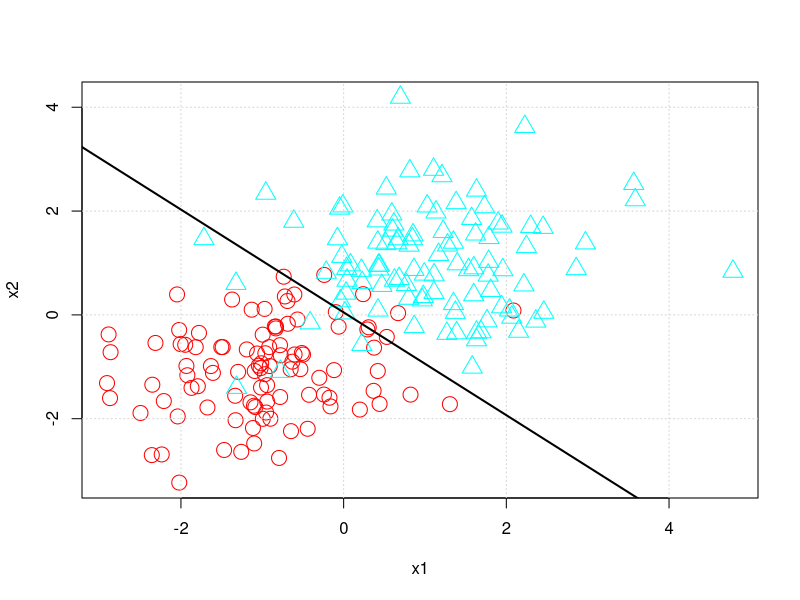
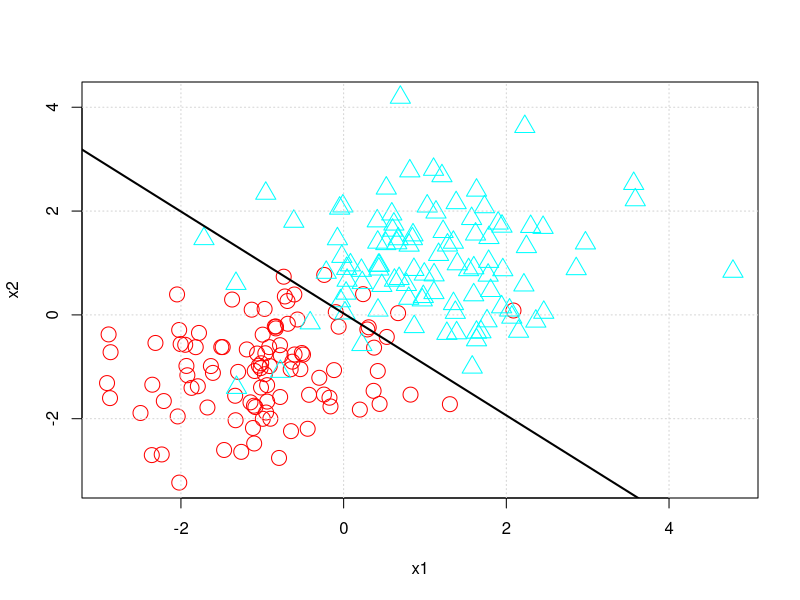
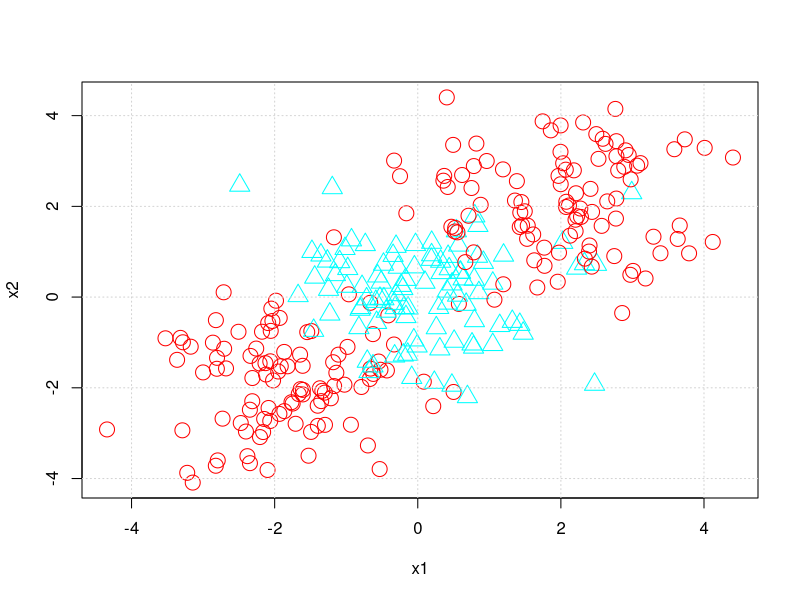
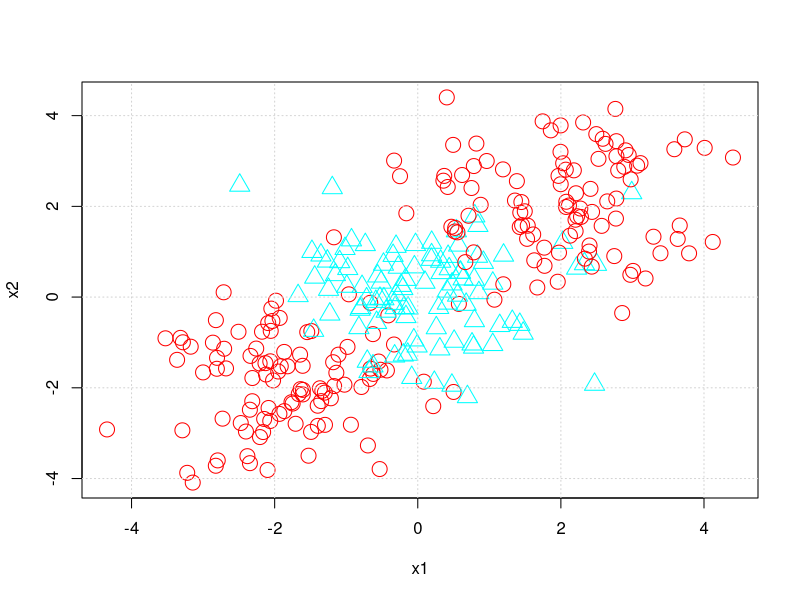
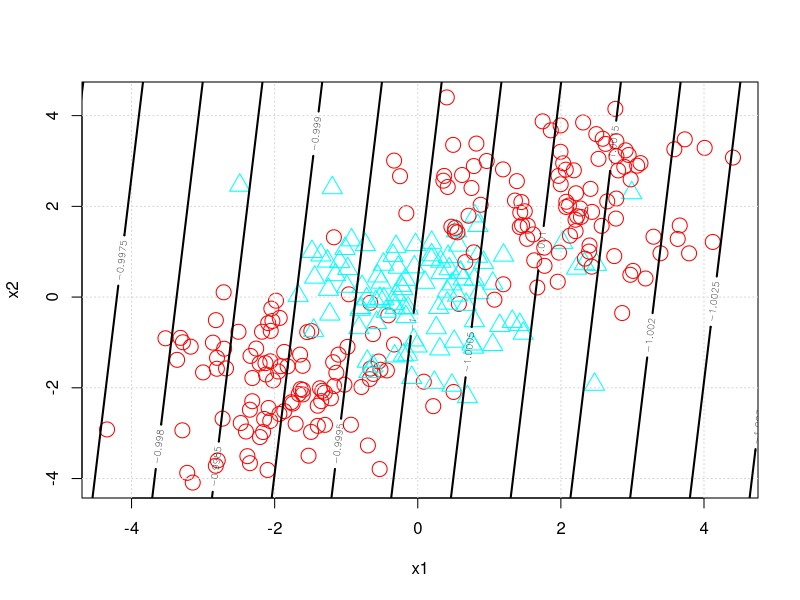
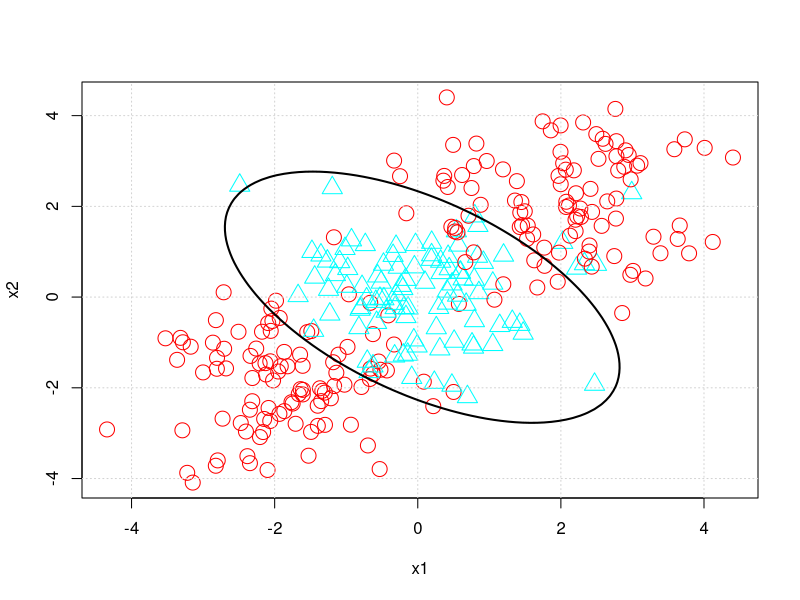
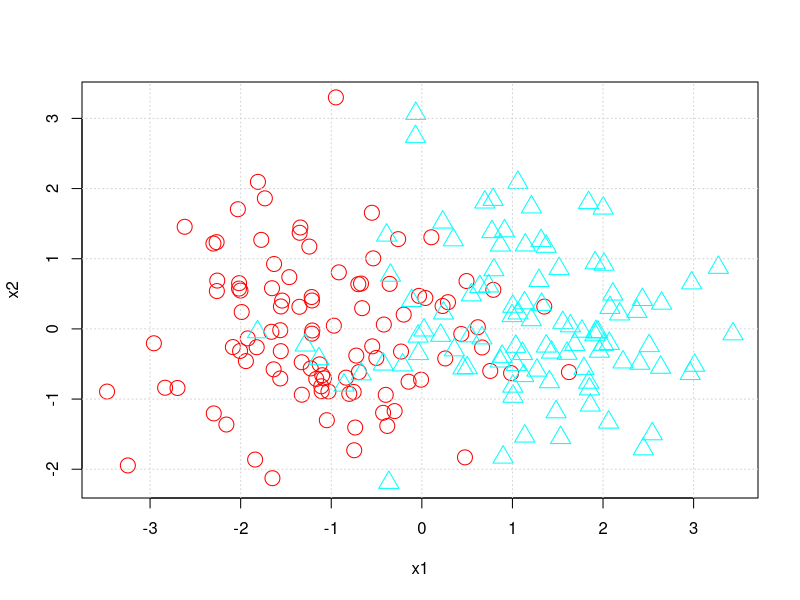

These figures' R source, in order:
## ---- chunk 1
knitr::opts_chunk$set(echo = TRUE)
## ---- chunk 2
# Set a random seed
set.seed(200)
# Set the value of n
nn <- 200
# Generate y labels
yy <- c(rep(-1,nn/2),rep(1,nn/2))
# Generate x covariates
XX <- rbind(matrix(rnorm(nn,-1,1),nn/2,2),
            matrix(rnorm(nn,1,1),nn/2,2))
## ---- chunk 3
# Compute the vectors x_bar
XX_bar <- cbind(1,XX)
# Compute the matrix YY
YY <- matrix(rep(yy,3),nn,3)*XX_bar
## ---- chunk 4
# Set the number of iterations
RR <- 100
# Set the degree of approximation epsilon
epsilon <- 0.01
# Set the level of regularization
lambda <- 1
# Make the matrix I_bar
II_bar <- diag(c(0,1,1))
# Set a starting value for theta
theta_svm <- c(0,0,0)
for (rr in 1:RR) {
  # Generate the weight matrix
  WW <- diag(c(1/sqrt((1-YY%*%matrix(theta_svm,3,1))^2+epsilon)))
  # Run an iteration of the algorithm
  theta_svm <- solve(t(YY)%*%WW%*%YY+4*nn*lambda*II_bar)%*%t(YY)%*%(matrix(1,nn,1)+WW%*%matrix(1,nn,1))
}
## ---- chunk 5
theta_svm
## ---- chunk 6
# Plot the vector x for each of the observations
plot(XX,
     col=rainbow(2)[(yy+1)/2+1],
     pch=((yy+1)/2+1),cex=2,
     xlab='x1',ylab='x2')
# Add a grid to the plot
grid()
# Create a dummy variable for the plot device
dum <- seq(-4,4,length.out = 100)
# Create a function for the hyperplane
hyper_fun <- function(x,y) {
  theta_svm[1]+theta_svm[2]*x+theta_svm[3]*y
}
# Evaluate the hyperplane at the dummy variable
eval_hyper <- outer(dum,dum,hyper_fun)
# Draw the hyperplane
contour(dum,dum,eval_hyper,level=0,add=T,lwd=2,drawlabels=F)
## ---- chunk 7
# Compute the estimates y_hat
yy_hat <- sign(XX_bar%*%theta_svm)
# Compute the classification loss rate
mean(yy_hat*yy<0)
## ---- chunk 8
# Set a random seed
set.seed(200)
# Set the value of n
nn <- 200
# Generate y labels
yy <- c(rep(-1,nn/2),rep(1,nn/2))
# Generate x covariates
XX <- rbind(matrix(rnorm(nn,-1,1),nn/2,2),
            matrix(rnorm(nn,1,1),nn/2,2))
# Compute the vectors x_bar
XX_bar <- cbind(1,XX)
# Compute the matrix YY
YY <- matrix(rep(yy,3),nn,3)*XX_bar
## ---- chunk 9
# Set the number of iterations
RR <- 100
# Set the level of regularization
lambda <- 1
# Make the matrix I_bar
II_bar <- diag(c(0,1,1))
# Make H matrix
HH <- (1/4)*t(YY)%*%YY
# Set a starting value for theta
theta_log <- c(0,0,0)
for (rr in 1:RR) {
  # Generate the p vector
  pp <- exp(-YY%*%theta_log)/(1+exp(-YY%*%theta_log))
  # Compute the MM algorithm
  theta_log <- solve(HH+2*nn*lambda*II_bar)%*%(HH%*%theta_log+t(YY)%*%pp)
}
## ---- chunk 10
# Plot the vector x for each of the observations
plot(XX,
     col=rainbow(2)[(yy+1)/2+1],
     pch=((yy+1)/2+1),cex=2,
     xlab='x1',ylab='x2')
# Add a grid to the plot
grid()
# Create a dummy variable for the plot device
dum <- seq(-4,4,length.out = 100)
# Create a function for the hyperplane
hyper_fun <- function(x,y) {
  theta_log[1]+theta_log[2]*x+theta_log[3]*y
}
# Evaluate the hyperplane at the dummy variable
eval_hyper <- outer(dum,dum,hyper_fun)
# Draw the hyperplane
contour(dum,dum,eval_hyper,level=0,add=T,lwd=2,drawlabels=F)
# Compute the estimates y_hat
yy_hat <- sign(XX_bar%*%theta_log)
# Compute the classification loss rate
mean(yy_hat*yy<0)
## ---- chunk 11
# Set a random seed
set.seed(300)
# Set the value of n
nn <- 300
# Generate y labels
yy <- c(rep(-1,nn/3),rep(1,nn/3),rep(-1,nn/3))
# Generate x covariates
XX <- rbind(matrix(rnorm(nn,-2,1),nn/3,2),
            matrix(rnorm(nn,0,1),nn/3,2),
            matrix(rnorm(nn,2,1),nn/3,2))
# Plot the vector x for each of the observations
plot(XX,
     col=rainbow(2)[(yy+1)/2+1],
     pch=((yy+1)/2+1),cex=2,
     xlab='x1',ylab='x2')
# Add a grid to the plot
grid()
## ---- chunk 12
# Compute the vectors x_bar
XX_bar <- cbind(1,XX)
# Compute the matrix YY
YY <- matrix(rep(yy,3),nn,3)*XX_bar
# Set the number of iterations
RR <- 100
# Set the degree of approximation epsilon
epsilon <- 0.01
# Set the level of regularization
lambda <- 1
# Make the matrix I_bar
II_bar <- diag(c(0,1,1))
# Set a starting value for theta
theta_svm <- c(0,0,0)
for (rr in 1:RR) {
  # Generate the weight matrix
  WW <- diag(c(1/sqrt((1-YY%*%matrix(theta_svm,3,1))^2+epsilon)))
  # Run an iteration of the algorithm
  theta_svm <- solve(t(YY)%*%WW%*%YY+4*nn*lambda*II_bar)%*%t(YY)%*%(matrix(1,nn,1)+WW%*%matrix(1,nn,1))
}
## ---- chunk 13
# Plot the vector x for each of the observations
plot(XX,
     col=rainbow(2)[(yy+1)/2+1],
     pch=((yy+1)/2+1),cex=2,
     xlab='x1',ylab='x2')
# Add a grid to the plot
grid()
# Create a dummy variable for the plot device
dum <- seq(-4,4,length.out = 100)
# Create a function for the hyperplane
hyper_fun <- function(x,y) {
  theta_svm[1]+theta_svm[2]*x+theta_svm[3]*y
}
# Evaluate the hyperplane at the dummy variable
eval_hyper <- outer(dum,dum,hyper_fun)
# Draw the hyperplane
contour(dum,dum,eval_hyper,add=T,lwd=2,drawlabels=F,levels = 0)
## ---- chunk 14
# Compute the estimates y_hat
yy_hat <- sign(XX_bar%*%theta_svm)
# Compute the classification loss rate
mean(yy_hat*yy<0)
## ---- chunk 15
# Plot the vector x for each of the observations
plot(XX,
     col=rainbow(2)[(yy+1)/2+1],
     pch=((yy+1)/2+1),cex=2,
     xlab='x1',ylab='x2')
# Add a grid to the plot
grid()
# Create a dummy variable for the plot device
dum <- seq(-5,5,length.out = 100)
# Create a function for the hyperplane
hyper_fun <- function(x,y) {
  theta_svm[1]+theta_svm[2]*x+theta_svm[3]*y
}
# Evaluate the hyperplane at the dummy variable
eval_hyper <- outer(dum,dum,hyper_fun)
# Draw the hyperplane
contour(dum,dum,eval_hyper,add=T,lwd=2,drawlabels=T)
## ---- chunk 16
# Generate the two new covariates
XX <- cbind(XX,XX[,1]^2,XX[,2]^2,XX[,1]*XX[,2])
## ---- chunk 17
# Compute the vectors x_bar
XX_bar <- cbind(1,XX)
# Compute the matrix YY
YY <- matrix(rep(yy,6),nn,6)*XX_bar
# Set the number of iterations
RR <- 100
# Set the degree of approximation epsilon
epsilon <- 0.01
# Set the level of regularization
lambda <- 1
# Make the matrix I_bar
II_bar <- diag(c(0,1,1,1,1,1))
# Set a starting value for theta
theta_svm <- c(0,0,0,0,0,0)
for (rr in 1:RR) {
  # Generate the weight matrix
  WW <- diag(c(1/sqrt((1-YY%*%matrix(theta_svm,6,1))^2+epsilon)))
  # Run an iteration of the algorithm
  theta_svm <- solve(t(YY)%*%WW%*%YY+4*nn*lambda*II_bar)%*%t(YY)%*%(matrix(1,nn,1)+WW%*%matrix(1,nn,1))
}
## ---- chunk 18
# Plot the vector x for each of the observations
plot(XX,
     col=rainbow(2)[(yy+1)/2+1],
     pch=((yy+1)/2+1),cex=2,
     xlab='x1',ylab='x2')
# Add a grid to the plot
grid()
# Create a dummy variable for the plot device
dum <- seq(-5,5,length.out = 100)
# Create a function for the hyperplane
hyper_fun <- function(x,y) {
  theta_svm[1]+theta_svm[2]*x+theta_svm[3]*y+theta_svm[4]*x^2+theta_svm[5]*y^2+theta_svm[6]*x*y
}
# Evaluate the hyperplane at the dummy variable
eval_hyper <- outer(dum,dum,hyper_fun)
# Draw the hyperplane
contour(dum,dum,eval_hyper,add=T,lwd=2,drawlabels=F,levels = 0)
## ---- chunk 19
# Compute the estimates y_hat
yy_hat <- sign(XX_bar%*%theta_svm)
# Compute the classification loss rate
mean(yy_hat*yy<0)
## ---- chunk 20
# Set a random seed
set.seed(3000)
# Set the value of n
nn <- 200
# Generate y labels
yy <- c(rep(-1,nn/2),rep(1,nn/2))
# Generate x covariates
XX <- rbind(cbind(rnorm(nn/2,-1,1),rnorm(nn/2,0,1)),
            cbind(rnorm(nn/2,1,1),rnorm(nn/2,0,1)))
# Plot the vector x for each of the observations
plot(XX,
     col=rainbow(2)[(yy+1)/2+1],
     pch=((yy+1)/2+1),cex=2,
     xlab='x1',ylab='x2')
# Add a grid to the plot
grid()
